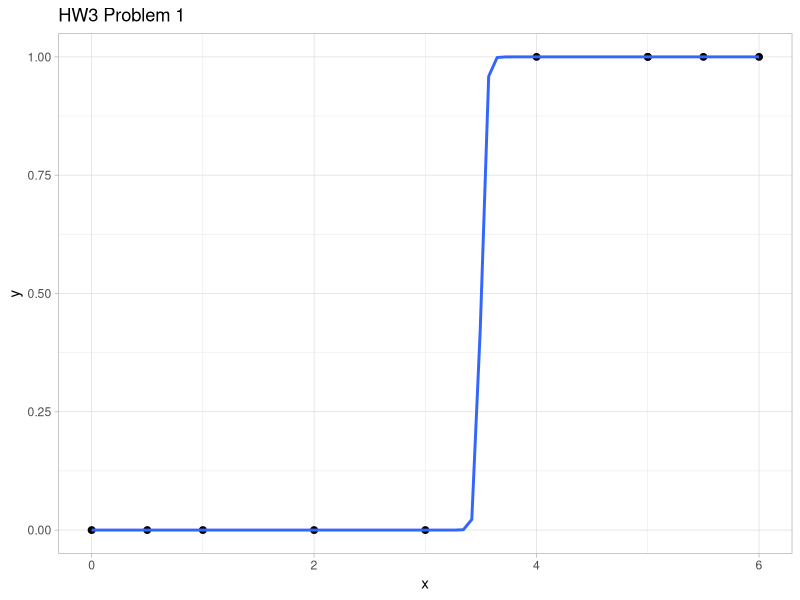
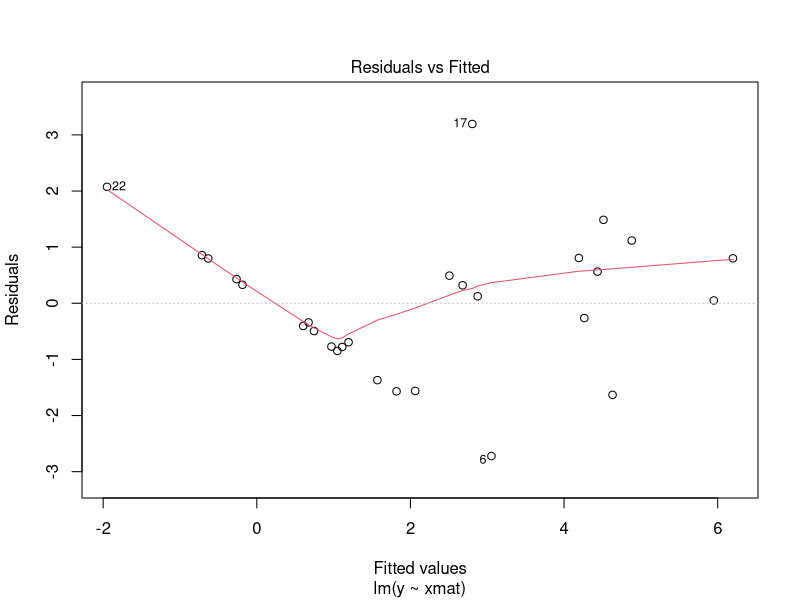
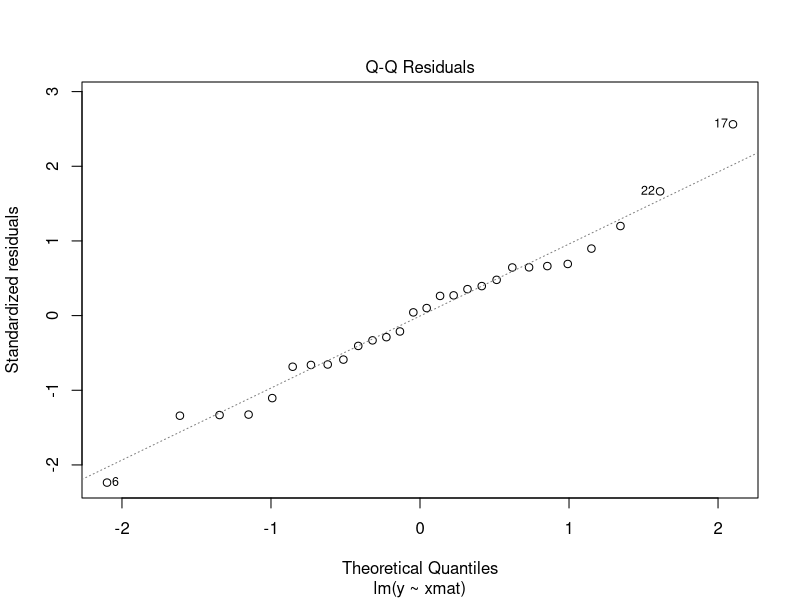
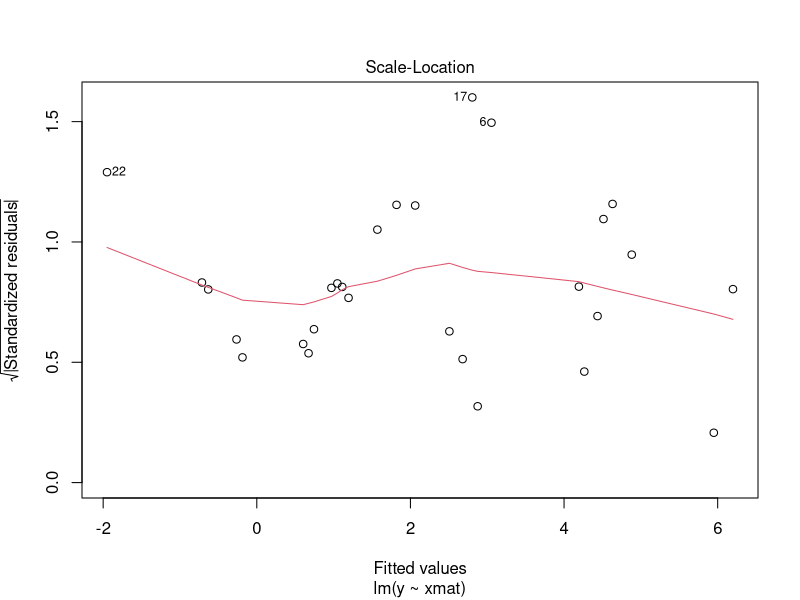
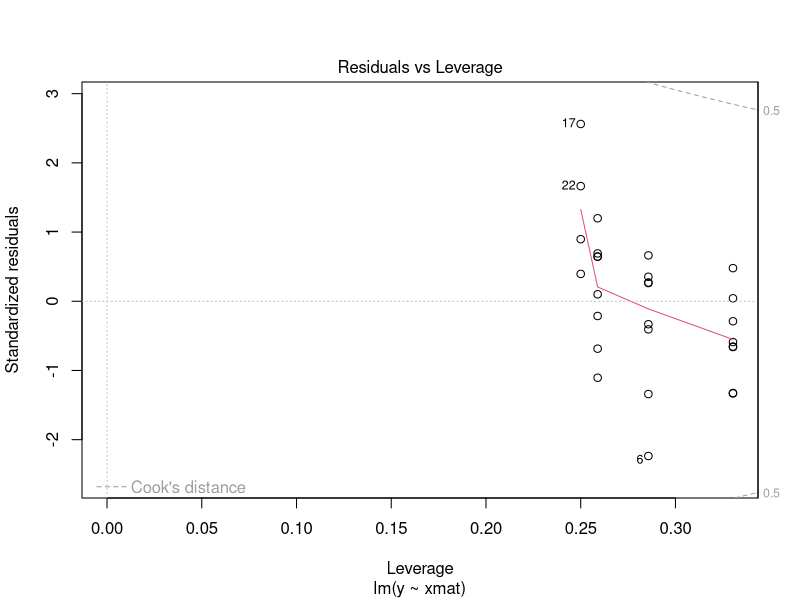
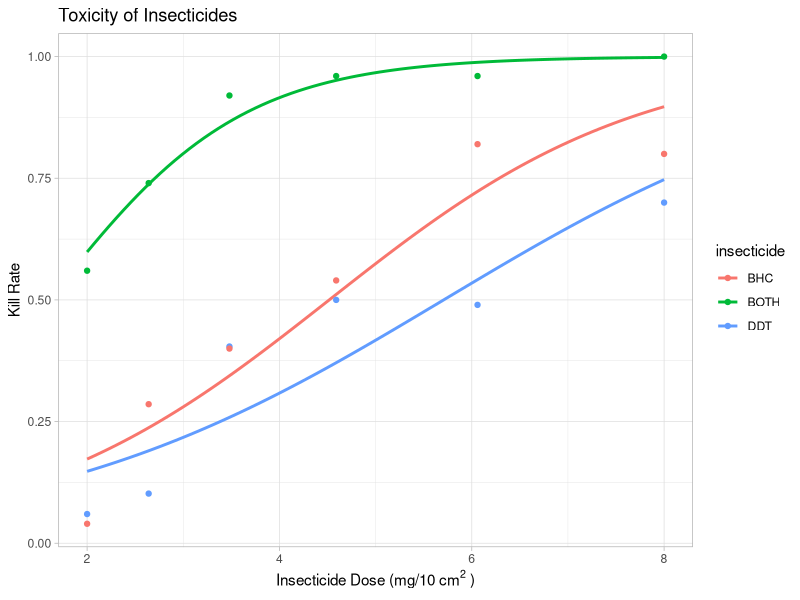
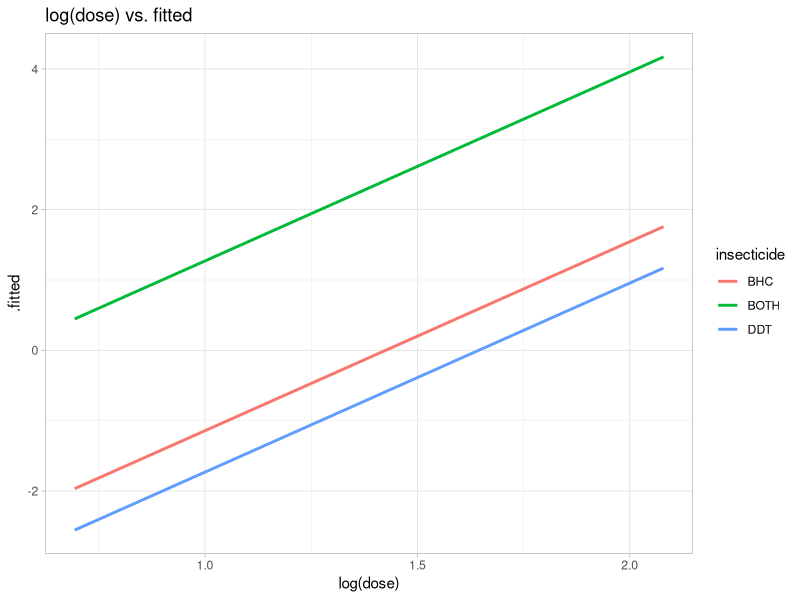
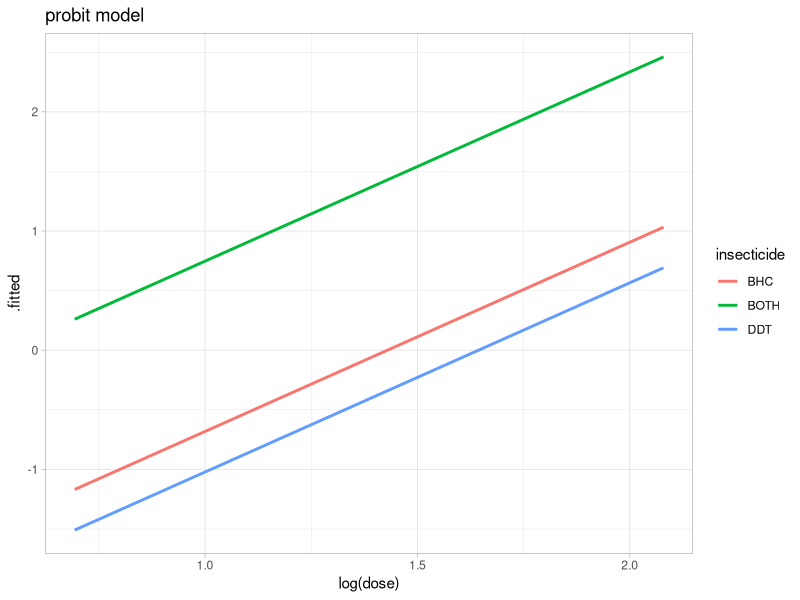

Source code (R) for these figures, in order:
## ---- chunk 1
knitr::opts_chunk$set(echo = TRUE)
library(tidyverse)
library(MASS)
## ---- chunk 2
dat <- data.frame(
  x = c(0, 0.5, 1, 2, 3, 4, 5, 5, 5.5, 6),
  y = c(0, 0, 0, 0, 0, 1, 1, 1, 1, 1))

ggplot(data = dat, aes(x = x, y=y))+
  geom_point(size = 2)+
  geom_smooth(method = "glm", method.args = list(family=binomial), se=F)+
  theme_light()+
  ggtitle("HW3 Problem 1")

summary(glm(y~x, family = binomial, data=dat))
## ---- chunk 3
X <- read_csv("p2.csv", col_names = FALSE)
(xmat <- as.matrix(X))
y <- c(5,3,7,6,6,1/3,1/4,1/3,5,3,3,1/5,1/7,6,3,4,6,1/5,1/3,1/4,1/7,1/8,1/2,1/5,1/6,1/5,1/6,1/2)
logy <- map_dbl(y, ~log(.x))
model0 <- lm(y~xmat)
summary(model0)
## ---- chunk 4
exp_a <- unname(exp(model0$coefficients))
w <- rbind(diag(-1,7,7), rep(1,7))
(w <- cbind(w, as.vector(exp_a)))
(z <- c(rep(0,7), 1))
solve(w,z)
## ---- chunk 5
plot(model0)
## ---- chunk 6
# dat <- data.frame(
#   insecticide = c(2, 2.64, 3.48, 4.59, 6.06, 8),
#   ddt = c(3/50, 5/49, 19/47, 19/38, 24/49, 35/50),
#   bhc = c(2/50, 14/49, 20/50, 27/50, 41/50, 40/50),
#   both = c(28/50, 37/50, 46/50, 48/50, 48/50, 50/50))
df <- data.frame(
  dose <- c(2, 2.64, 3.48, 4.59, 6.06, 8, 2, 2.64, 3.48, 4.59, 6.06, 8, 2, 2.64, 3.48, 4.59, 6.06, 8),
  kr <- c(3/50, 5/49, 19/47, 19/38, 24/49, 35/50, 2/50, 14/49, 20/50, 27/50, 41/50, 40/50, 28/50, 37/50, 46/50, 48/50, 48/50, 50/50),
  insecticide <- c("DDT", "DDT", "DDT", "DDT", "DDT", "DDT", "BHC", "BHC", "BHC", "BHC", "BHC", "BHC", "BOTH", "BOTH", "BOTH", "BOTH", "BOTH", "BOTH"))

ggplot(data = df)+
  geom_smooth(aes(x = dose, y=kr, color=insecticide), method = "glm", method.args = list(family=binomial), se=F)+
  geom_point(aes(x = dose, y=kr, color=insecticide))+
  theme_light()+
  ggtitle("Toxicity of Insecticides")+
  xlab(as.expression(bquote("Insecticide Dose (mg/10" ~ cm^2 ~ ")")))+
  ylab("Kill Rate")
## ---- chunk 7
mod <- glm(kr ~ log(dose) + insecticide, family="binomial")
ggplot(mod)+
  geom_smooth(aes(log(dose), .fitted, color = insecticide), se = F)+
  theme_light()+
  ggtitle("log(dose) vs. fitted")
## ---- chunk 8
a = mod$coefficients[1]    
b = mod$coefficients[2]
V=vcov(mod)
z = 1.645;
k = 1.645^2*V[2,2]/b^2
(tau = polyroot(c(a^2 - V[1,1]*z*z,2*a*b - 2*V[1,2]*z*z,b^2 - V[2,2]*z*z)))
## ---- chunk 9
mod_probit <- glm(kr ~ log(dose) + insecticide, family=binomial(link = "probit"))
mod_cloglog <- glm(kr ~ log(dose) + insecticide, family=binomial(link = "cloglog"))
mod_loglog <- glm((1-kr) ~ log(dose) + insecticide, family=binomial(link="cloglog"))

ggplot(mod_probit)+
  geom_smooth(aes(log(dose), .fitted, color = insecticide), se = F)+
  theme_light()+
  ggtitle("probit model")
ggplot(mod_cloglog)+
  geom_smooth(aes(log(dose), .fitted, color = insecticide), se = F)+
  theme_light()+
  ggtitle("c-log-log model")
ggplot(mod_loglog)+
  geom_smooth(aes(log(dose), .fitted, color = insecticide), se = F)+
  theme_light()+
  ggtitle("log-log model")


a = mod_cloglog$coefficients[1]    
b = mod_cloglog$coefficients[2]
V=vcov(mod_cloglog)
z = 1.645;
k = 1.645^2*V[2,2]/b^2
(tau = polyroot(c(a^2 - V[1,1]*z*z,2*a*b - 2*V[1,2]*z*z,b^2 - V[2,2]*z*z)))
## ---- chunk 10
predict(mod, type = "response")[18]
exp(predict(mod)[18])
